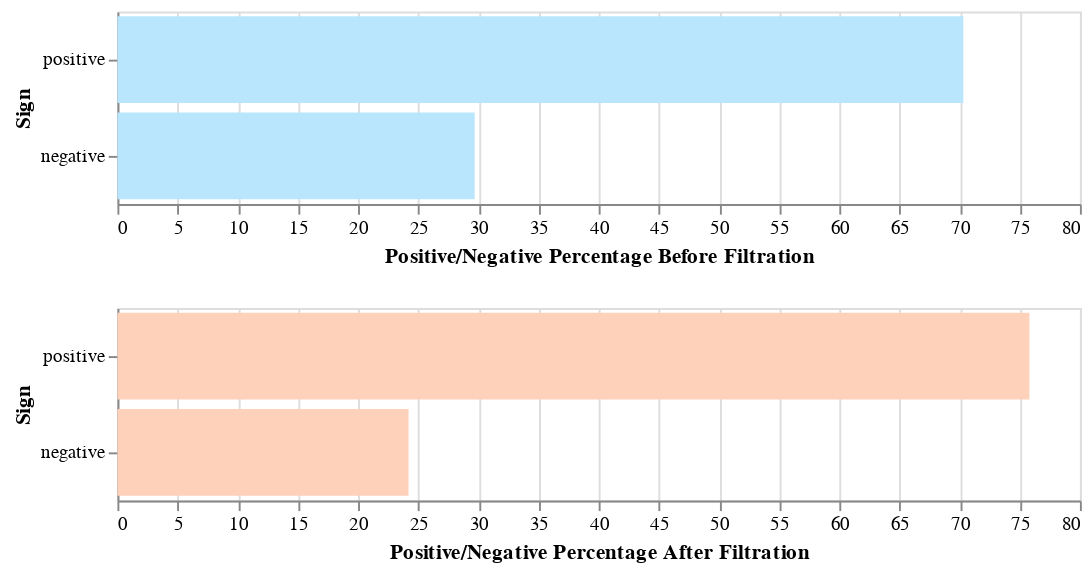

Notebook cell for this chart:
### Markdown cell above
You may also visualize some key differences between before and after filtration, e.g., percentage of positive and negative interactions

### Code cell
topk_series = df["Sign"].value_counts().iloc[:2]
total_count = topk_series.sum()
topk_df = pd.DataFrame({"Sign": topk_series.index, 'percentage': (topk_series / total_count) * 100})

# Create the bar chart
upper = alt.Chart(topk_df).mark_bar(color="#bae6fd").encode( 
    x=alt.X("percentage:Q", title="Positive/Negative Percentage Before Filtration"),
    y=alt.Y("Sign:N", sort="-x", title="Sign")
).properties(
    width=500,
    height=100
)

topk_series = output_df["Sign"].value_counts().iloc[:2]
total_count = topk_series.sum()
topk_df = pd.DataFrame({"Sign": topk_series.index, 'percentage': (topk_series / total_count) * 100})

# Create the bar chart
lower = alt.Chart(topk_df).mark_bar(color="#fdd1ba").encode( 
    x=alt.X("percentage:Q", title="Positive/Negative Percentage After Filtration"),
    y=alt.Y("Sign:N", sort="-x", title="Sign")
).properties(
    width=500,
    height=100
)

alt.vconcat(upper, lower)

### Figure 1 — Vega-Lite specification as saved in the notebook (floating-point values rounded to 4 significant figures)
{"config": {"view": {"continuousWidth": 300, "continuousHeight": 300}}, "vconcat": [{"data": {"name": "data-d4d09570bba243b109aa3b9447beee9e"}, "mark": {"type": "bar", "color": "#bae6fd"}, "encoding": {"x": {"field": "percentage", "title": "Positive/Negative Percentage Before Filtration", "type": "quantitative"}, "y": {"field": "Sign", "sort": "-x", "title": "Sign", "type": "nominal"}}, "height": 100, "width": 500}, {"data": {"name": "data-22d4c6a79742f40b82379b6e606f1720"}, "mark": {"type": "bar", "color": "#fdd1ba"}, "encoding": {"x": {"field": "percentage", "title": "Positive/Negative Percentage After Filtration", "type": "quantitative"}, "y": {"field": "Sign", "sort": "-x", "title": "Sign", "type": "nominal"}}, "height": 100, "width": 500}], "$schema": "https://vega.github.io/schema/vega-lite/v5.17.0.json", "datasets": {"data-d4d09570bba243b109aa3b9447beee9e": [{"Sign": "positive", "percentage": 70.31}, {"Sign": "negative", "percentage": 29.69}], "data-22d4c6a79742f40b82379b6e606f1720": [{"Sign": "positive", "percentage": 75.8}, {"Sign": "negative", "percentage": 24.2}]}}
